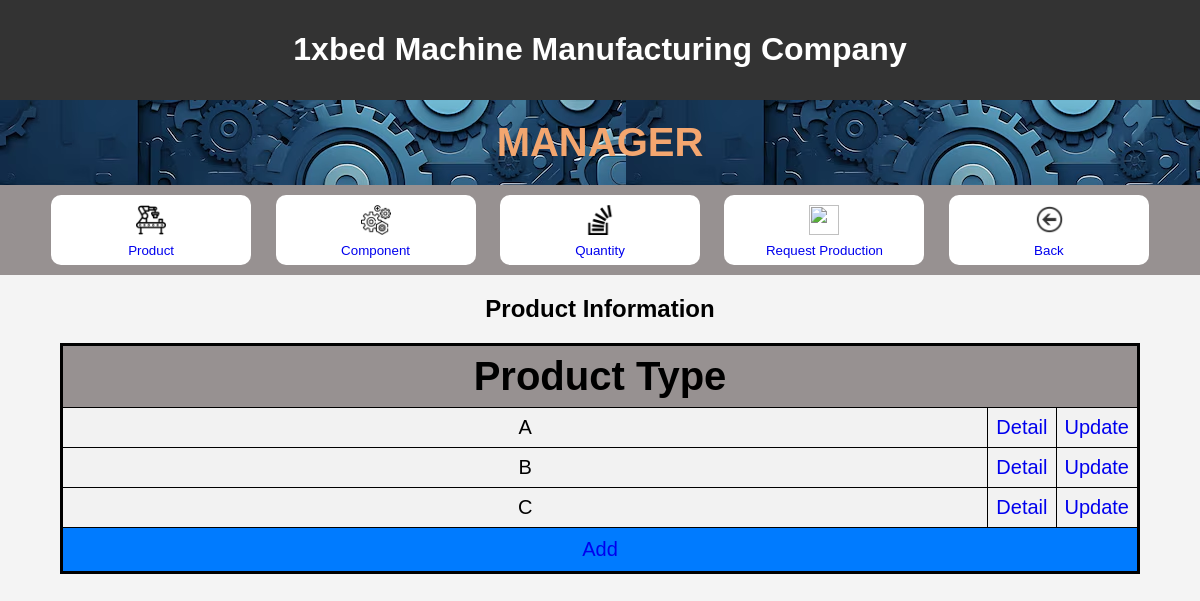
Screenshot of /manager/product with the database file from the repository.
### myproject/models.py (models this page shows)
class Product(models.Model):
    product_type = models.CharField(max_length=100)

### myproject/views.py (the view)
# urls.py: path("manager/product", views.Product_.main, name="manager/product"),
    def main(request):
        list_product = Product.objects.all()
        context = {"list_product": list_product}
        return render(request, "myproject/product/main.html", context)

### myproject/templates/myproject/product/main.html (shortened to what this page needs)
<!DOCTYPE html>
<html lang="en">
<head>
    {% load static %}
    <link rel="stylesheet" href="{% static 'css/welcomepage.css' %}">
</head>
<body>
    <header>
        <h1>
            1xbed Machine Manufacturing Company
        </h1>
    </header>
    <div id = headerweb>
        <h1 id = welcome>
        MANAGER
        </h1>
    </div>
    <div id = link>
        <div>
    <button id = choice ><a
    href="product">
        <img id =icon src="{% static 'img/product.png' %}"
        width="50"
        height="50" >
        <br>
        Product
    </a></button>
    <button id = choice><a
        href="component">
            <img id =icon src="{% static 'img/component.png' %}"
            width="50"
            height="50" >
            <br>
            Component
    </a></button>
    <button id = choice><a
        href="quantity">
            <img id =icon src="{% static 'img/quantity.png' %}"
            width="50"
            height="50" >
            <br>
            Quantity
    </a></button>
    <button id = choice><a
        href="request_production">
            <img id =icon src="{% static 'img/checker.png' %}"
            width="50"
            height="50" >
            <br>
            Request Production
    </a></button>
    <button id = choice>
        <a
        href="{% url 'homepage' %}">
        <img id =icon src="{% static 'img/back.png' %}"
        width="50"
        height="50">
        <br>
        Back
    </a> </button>
    </div>
</div>
<h2 > Product Information </h2>
<table border="1">
    <tr>
        <th colspan="3">Product Type</th>
    </tr>
{% for product in list_product %}
    <tr>
        <td id = maincol>{{ product.product_type }}</td>
        <td><a href="product/{{ product.product_type }}">{{"Detail"}}</a></td>
        <td width = 5%><a href="product/{{ product.product_type }}/update_product">{{"Update"}}</a></td>
    </tr>
{% endfor %}
<tr>
    <td id = add colspan="3">
        <a href="product/add_product" id="add" class="button">Add</a>
    </td>
</tr>
</table>
</body>
</html>

### myproject/static/css/welcomepage.css (style rules this page uses)
body { font-family: Arial, sans-serif; margin: 0; padding: 0; background-color: #f4f4f4; }
header { background-color: #333; color: #fff; padding: 10px 0; text-align: center; }
h1#welcome { background-image: url('logo.jpg'); font-size: 40px; margin: 0; padding: 20px 0; color: #f3a66f; text-align: center; font-style: bold; }
h2 { text-align: center; margin-bottom: 20px; color: black; }
button#choice { background-color: white; color: #fff; border: none; padding: 10px 20px; border-radius: 10px; cursor: pointer; position: center; width: 200px; height: 70px; margin: 10px; }
div#link { display: flex; justify-content: center; align-items: center; flex-wrap: wrap; background-color: #979191; height: 90px; }
table { width: 90%; border-collapse: collapse; background-color: #f2f2f2; font-size: 20px; border: 3px solid black; margin-top: 10px; margin: auto; }
td { border: 1px solid black; padding: 8px; text-align: center; }
td#add { background-color: #007bff; color: white; text-align: center; padding: 10px; height: 20px; }
a { display: inline-block; width: 100%; text-decoration: none; text-align: center; line-height: 20px; }
#maincol { width: 90%; }
th { border: 1px solid black; padding: 8px; text-align: center; font-size: 40px; background-color: #979191; }
img#icon { width: 30px; height: 30px; }

### rows the page displays
Product: product_type "A", value "Detail", value "Update"
Product: product_type "B", value "Detail", value "Update"
Product: product_type "C", value "Detail", value "Update"
